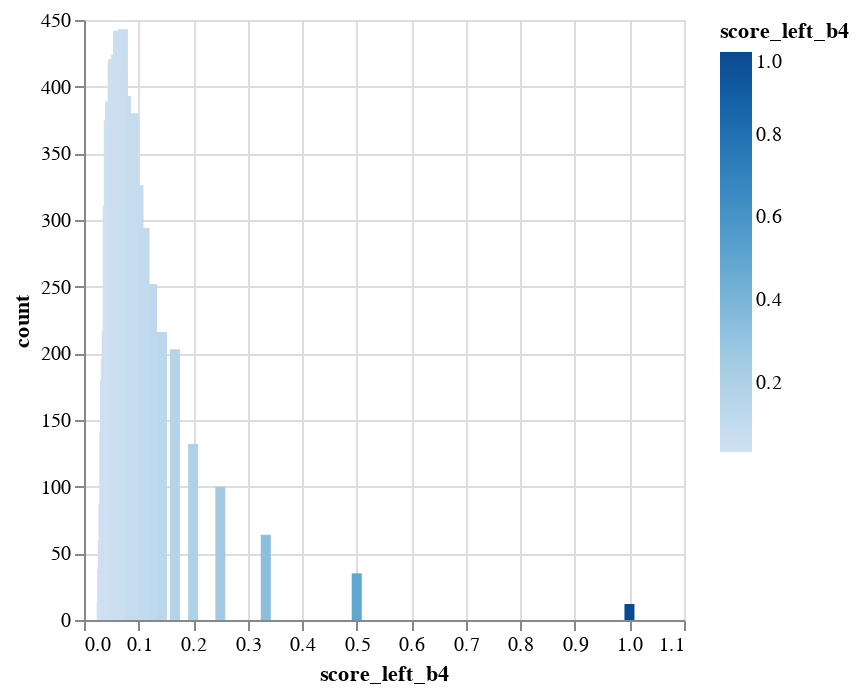
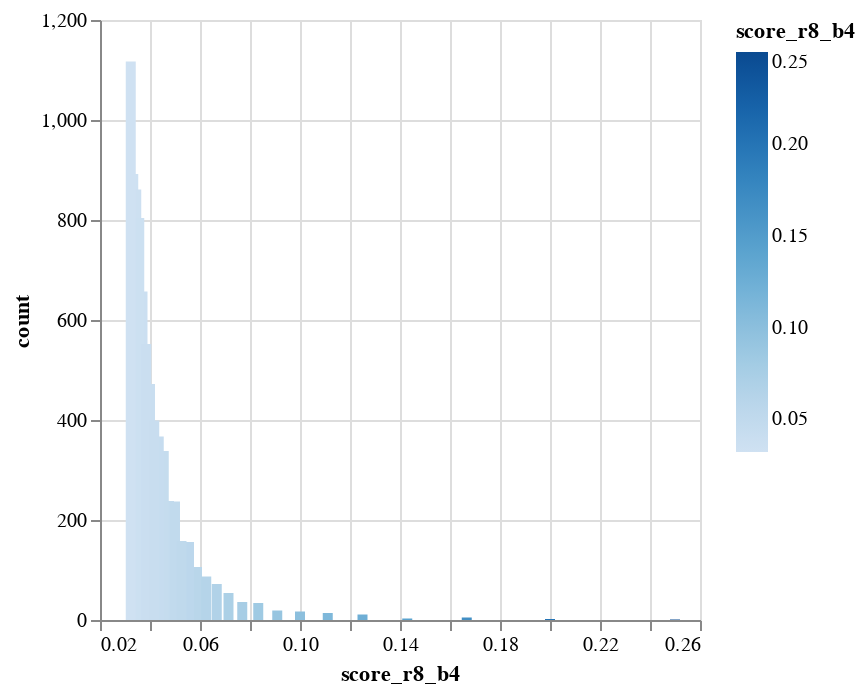

Here is the notebook cell these charts were saved with, in order:
### Code cell
show_b_stats('score_left_b4')
show_b_stats('score_r8_b4')

### Figure 1 — Vega-Lite specification as saved in the notebook (floating-point values rounded to 4 significant figures)
{"config": {"view": {"continuousWidth": 300, "continuousHeight": 300}}, "data": {"name": "data-7336e00b9d145b85966944b8678cf2cf"}, "mark": {"type": "bar", "tooltip": true}, "encoding": {"color": {"field": "score_left_b4", "type": "quantitative"}, "x": {"field": "score_left_b4", "type": "quantitative"}, "y": {"field": "count", "type": "quantitative"}}, "params": [{"name": "param_7", "select": {"type": "interval", "encodings": ["x", "y"]}, "bind": "scales"}], "$schema": "https://vega.github.io/schema/vega-lite/v5.20.1.json", "datasets": {"data-7336e00b9d145b85966944b8678cf2cf": [{"score_left_b4": 0.0333, "count": 38}, {"score_left_b4": 0.0476, "count": 389}, {"score_left_b4": 0.0769, "count": 393}, {"score_left_b4": 0.125, "count": 252}, {"score_left_b4": 0.0588, "count": 424}, {"score_left_b4": 0.0714, "count": 443}, {"score_left_b4": 0.0833, "count": 369}, {"score_left_b4": 0.1, "count": 326}, {"score_left_b4": 0.5, "count": 35}, {"score_left_b4": 0.037, "count": 141}, {"score_left_b4": 0.3333, "count": 64}, {"score_left_b4": 0.0345, "count": 60}, {"score_left_b4": 0.04, "count": 196}, {"score_left_b4": 0.0625, "count": 442}, {"score_left_b4": 0.25, "count": 100}, {"score_left_b4": 0.0455, "count": 375}, {"score_left_b4": 0.05, "count": 368}, {"score_left_b4": 0.0667, "count": 407}, {"score_left_b4": 0.1111, "count": 294}, {"score_left_b4": 0.0357, "count": 87}, {"score_left_b4": 0.1429, "count": 216}, {"score_left_b4": 0.2, "count": 132}, {"score_left_b4": 0.0435, "count": 311}, {"score_left_b4": 0.0323, "count": 14}, {"score_left_b4": 1.0, "count": 12}, {"score_left_b4": 0.0385, "count": 180}, {"score_left_b4": 0.0909, "count": 380}, {"score_left_b4": 0.1667, "count": 203}, {"score_left_b4": 0.0556, "count": 421}, {"score_left_b4": 0.0417, "count": 217}, {"score_left_b4": 0.0526, "count": 420}]}}

### Figure 2 — Vega-Lite specification as saved in the notebook (floating-point values rounded to 4 significant figures)
{"config": {"view": {"continuousWidth": 300, "continuousHeight": 300}}, "data": {"name": "data-bc3ea6908350e845b18a27cbd79fd05d"}, "mark": {"type": "bar", "tooltip": true}, "encoding": {"color": {"field": "score_r8_b4", "type": "quantitative"}, "x": {"field": "score_r8_b4", "type": "quantitative"}, "y": {"field": "count", "type": "quantitative"}}, "params": [{"name": "param_8", "select": {"type": "interval", "encodings": ["x", "y"]}, "bind": "scales"}], "$schema": "https://vega.github.io/schema/vega-lite/v5.20.1.json", "datasets": {"data-bc3ea6908350e845b18a27cbd79fd05d": [{"score_r8_b4": 0.0333, "count": 892}, {"score_r8_b4": 0.0769, "count": 36}, {"score_r8_b4": 0.0588, "count": 106}, {"score_r8_b4": 0.125, "count": 11}, {"score_r8_b4": 0.0476, "count": 238}, {"score_r8_b4": 0.0714, "count": 54}, {"score_r8_b4": 0.0833, "count": 34}, {"score_r8_b4": 0.037, "count": 657}, {"score_r8_b4": 0.1, "count": 17}, {"score_r8_b4": 0.0345, "count": 861}, {"score_r8_b4": 0.04, "count": 472}, {"score_r8_b4": 0.0625, "count": 87}, {"score_r8_b4": 0.05, "count": 237}, {"score_r8_b4": 0.0357, "count": 804}, {"score_r8_b4": 0.25, "count": 1}, {"score_r8_b4": 0.0667, "count": 72}, {"score_r8_b4": 0.0455, "count": 338}, {"score_r8_b4": 0.1111, "count": 14}, {"score_r8_b4": 0.0323, "count": 1117}, {"score_r8_b4": 0.1429, "count": 3}, {"score_r8_b4": 0.0435, "count": 367}, {"score_r8_b4": 0.2, "count": 2}, {"score_r8_b4": 0.0385, "count": 552}, {"score_r8_b4": 0.0909, "count": 19}, {"score_r8_b4": 0.1667, "count": 5}, {"score_r8_b4": 0.0556, "count": 156}, {"score_r8_b4": 0.0526, "count": 158}, {"score_r8_b4": 0.0417, "count": 399}]}}
